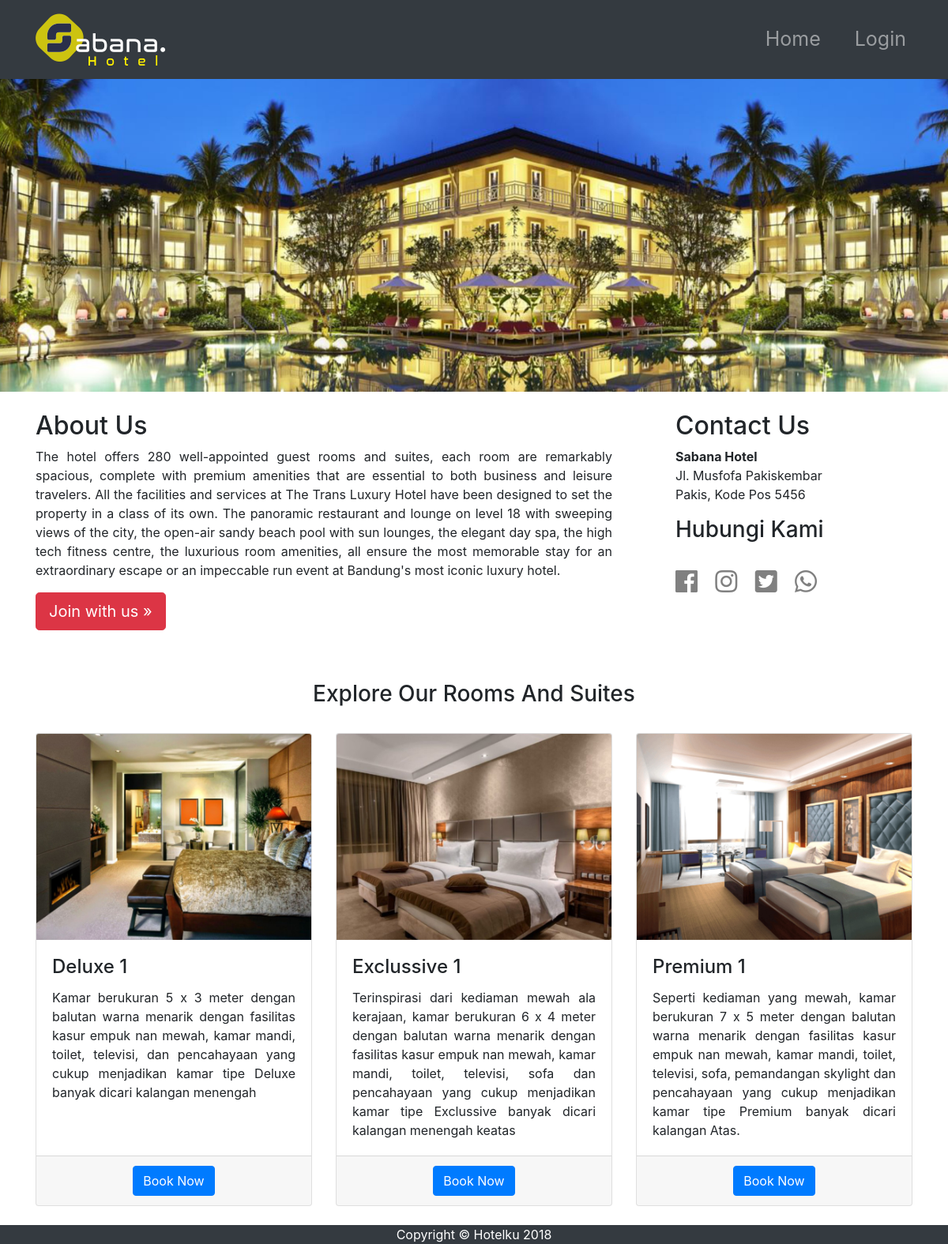
The page / on the database its author committed.
### tables this page shows
CREATE TABLE `tb_kamar` (
  `kode_kamar` varchar(25) NOT NULL,
  `nama_kamar` varchar(25) NOT NULL,
  `kelas` varchar(25) NOT NULL,
  `gambar` varchar(25) NOT NULL,
  `tarif` int(25) NOT NULL,
  `status` varchar(25) NOT NULL,
  `flag` int(1) NOT NULL DEFAULT '1'
);

### index.php (the view, shortened to what this page needs)
<!DOCTYPE html>
<html lang="en">
<head>
<link rel="stylesheet" type="text/css" href="//cdn.datatables.net/1.10.11/css/jquery.dataTables.min.css">
<link rel="stylesheet" href="https://maxcdn.bootstrapcdn.com/bootstrap/4.0.0/css/bootstrap.min.css">
<link
      rel="stylesheet"
      href="https://use.fontawesome.com/releases/v5.5.0/css/all.css"
    />
<link href="admin/css/business-frontpage.css" rel="stylesheet">
</head>
<body>
    <nav class="navbar navbar-expand-sm bg-dark navbar-dark content-center fixed-top" style="height : 100px">
        <div class="container">
        <a class="navbar-brand" href="index.php"><img src="img/logo1.png" alt=""></a>
        <ul class="navbar-nav" style="font-size: 25px">
            <li class="nav-item">
            <a class="nav-link" href="index.php" style="padding-right: 35px">Home</a>
            </li>
            <?php if(isset($_SESSION["nama"])): ?>
            <li class="nav-item">
            <a class="nav-link" href="formRiwayatTamu.php">Riwayat</a>
            </li>
            <?php else: ?>
            <li class="nav-item">
            <a class="nav-link" href="login.php">Login</a>
            </li>
            <?php endif ?>
        </ul>
        </div>
    </nav>
    <header class="business-header">
      <div class="container">
        <div class="row">
          <div class="col-lg-12">
          </div>
        </div>
      </div>
    </header>
    <div class="container">
      <div class="row">
        <div class="col-sm-8" style="margin-right: 50px">
          <h2 class="mt-4">About Us</h2>
          <p style="text-align: justify">The hotel offers 280 well-appointed guest rooms and suites, each room are remarkably spacious, complete with premium amenities that are essential to both business and leisure travelers. All the facilities and services at The Trans Luxury Hotel have been designed to set the property in a class of its own. The panoramic restaurant and lounge on level 18 with sweeping views of the city, the open-air sandy beach pool with sun lounges, the elegant day spa, the high tech fitness centre, the luxurious room amenities, all ensure the most memorable stay for an extraordinary escape or an impeccable run event at Bandung's most iconic luxury hotel.</p>
          <p>
            <a class="btn btn-danger btn-lg" href="formInsertTamu.php">Join with us &raquo;</a>
          </p>
        </div>
        <div class="col-sm-3">
          <h2 class="mt-4">Contact Us</h2>
          <address>
            <strong>Sabana Hotel</strong>
            <br>Jl. Musfofa Pakiskembar
            <br>
            Pakis, Kode Pos 5456
            <br>
          </address>
          <address>
            <div class="hub">
            <h3 class="sosmed">Hubungi Kami</h3><br>
              <a class="sosmed" href="https://facebook.com/" target="_blank"><i class="fab fa-facebook fa-2x" style="color: grey"></i></a>
              <a class="sosmed" href="https://instagram.com/" target="_blank"><i class="fab fa-instagram fa-2x" style="margin-left: 7%; color: grey"></i></i></a>
              <a class="sosmed" href="https://twitter.com/" target="_blank"><i class="fab fa-twitter-square fa-2x" style="margin-left: 7%; color: grey"></i></a>
              <a class="sosmed" href="https://web.whatsapp.com/" target="_blank"><i class="fab fa-whatsapp fa-2x" style="margin-left: 7%; color: grey"></i></a>
            </div>
          </address>
        </div>
      </div>
      <br><br>
<?php
  include 'helper/connection.php';
    $sql = "select nama_kamar, gambar from tb_kamar where flag = 1 and kode_kamar = 'K001'";
    $query = mysqli_query($con, $sql);
    if($row = mysqli_fetch_assoc($query)){
      $image = $row["gambar"];
      $kamar = $row["nama_kamar"];
?>
       <div style="text-align: center"><h3>Explore Our Rooms And Suites</h3></div>
       <div class="row">
        <div class="col-sm-4 my-4 float-right">
          <div class="card">
          <?php
            echo "
            <img class='card-img-top float-right' src='admin/tempat_upload/".$image."' alt='gambar'>
            "
          ?>
            <div class="card-body">
              <h4 class="card-title"><?php echo $kamar ?></h4>
              <p class="card-text" style="text-align: justify">Kamar berukuran 5 x 3 meter dengan balutan warna menarik dengan fasilitas kasur empuk nan mewah, kamar mandi, toilet, televisi, dan pencahayaan yang cukup menjadikan kamar tipe Deluxe banyak dicari kalangan menengah</p>
            </div>
            <div class="card-footer text-center">
              <a href="login.php" class="btn btn-primary">Book Now</a>
            </div>
          </div>
        </div>
<?php
    }
?>
<?php
    $sql = "select nama_kamar, gambar from tb_kamar where flag = 1 and kode_kamar = 'K002'";
    $query = mysqli_query($con, $sql);
    if($row = mysqli_fetch_assoc($query)){
      $image = $row["gambar"];
      $kamar = $row["nama_kamar"];
?>
        <div class="col-sm-4 my-4 float-right">
          <div class="card">
          <?php
            echo "
            <img class='card-img-top float-right' src='admin/tempat_upload/".$image."' alt='gambar'>
            "
          ?>
            <div class="card-body">
              <h4 class="card-title"><?php echo $kamar ?></h4>
              <p class="card-text"style="text-align: justify">Terinspirasi dari kediaman mewah ala kerajaan, kamar berukuran 6 x 4 meter dengan balutan warna menarik dengan fasilitas kasur empuk nan mewah, kamar mandi, toilet, televisi, sofa dan pencahayaan yang cukup menjadikan kamar tipe Exclussive banyak dicari kalangan menengah keatas</p>
            </div>
            <div class="card-footer text-center">
              <a href="login.php" class="btn btn-primary">Book Now</a>
            </div>
          </div>
        </div>
<?php
    }
?>
<?php
$sql = "select nama_kamar, gambar from tb_kamar where flag = 1 and kode_kamar = 'K003'";
$query = mysqli_query($con, $sql);
if($row = mysqli_fetch_assoc($query)){
  $image = $row["gambar"];
  $kamar = $row["nama_kamar"];
?>
    <div class="col-sm-4 my-4 float-right">
      <div class="card">
      <?php
        echo "
        <img class='card-img-top float-right' src='admin/tempat_upload/".$image."' alt='gambar'>
        "
      ?>
        <div class="card-body">
          <h4 class="card-title"><?php echo $kamar ?></h4>
          <p class="card-text"style="text-align: justify">Seperti kediaman yang mewah, kamar berukuran 7 x 5 meter dengan balutan warna menarik dengan fasilitas kasur empuk nan mewah, kamar mandi, toilet, televisi, sofa, pemandangan skylight dan pencahayaan yang cukup menjadikan kamar tipe Premium banyak dicari kalangan Atas.</p>
        </div>
        <div class="card-footer text-center">
          <a href="login.php" class="btn btn-primary">Book Now</a>
        </div>
      </div>
    </div>
<?php
}
?>
      </div>
    </div>
    <footer class="py-10 bg-dark">
      <div class="container">
        <p class="m-0 text-center text-white">Copyright &copy; Hotelku 2018</p>
      </div>
    </footer>
  </body>
</html>

### admin/css/business-frontpage.css (style rules this page uses)
body { padding-top: 54px; }
@media (min-width: 992px) { body { padding-top: 56px; } }
.business-header { height: 55vh; min-height: 300px; background: url("../../img/img3.jpg") center center no-repeat scroll; -webkit-background-size: cover; -moz-background-size: cover; background-size: cover; -o-background-size: cover; }
.card { height: 100%; }

### rows shown on the page
tb_kamar: gambar (picture), nama_kamar "Deluxe 1"
tb_kamar: gambar (picture), nama_kamar "Exclussive 1"
tb_kamar: gambar (picture), nama_kamar "Premium 1"
